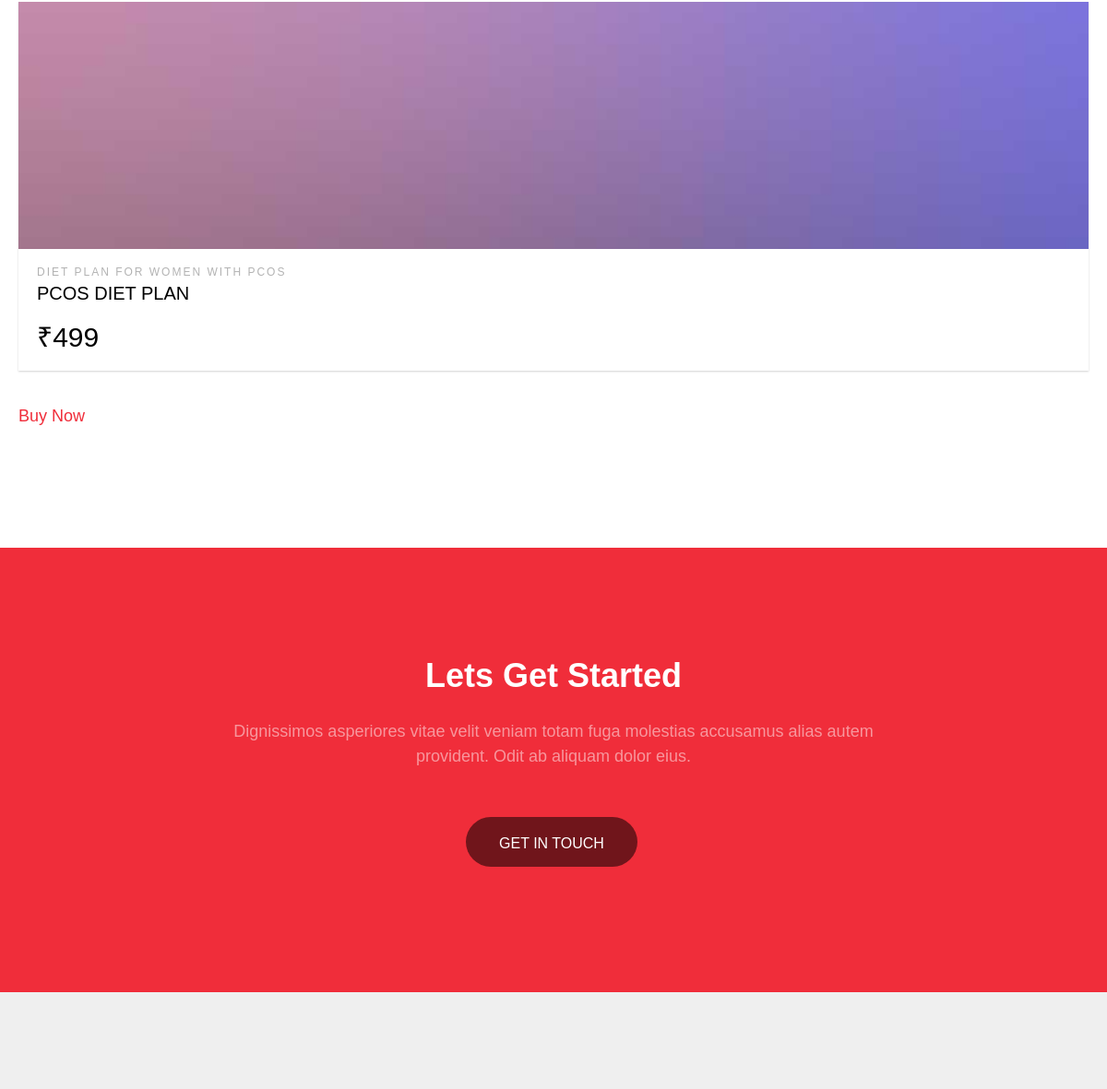
/services/ (middle part), run on an earlier commit of the app's database.
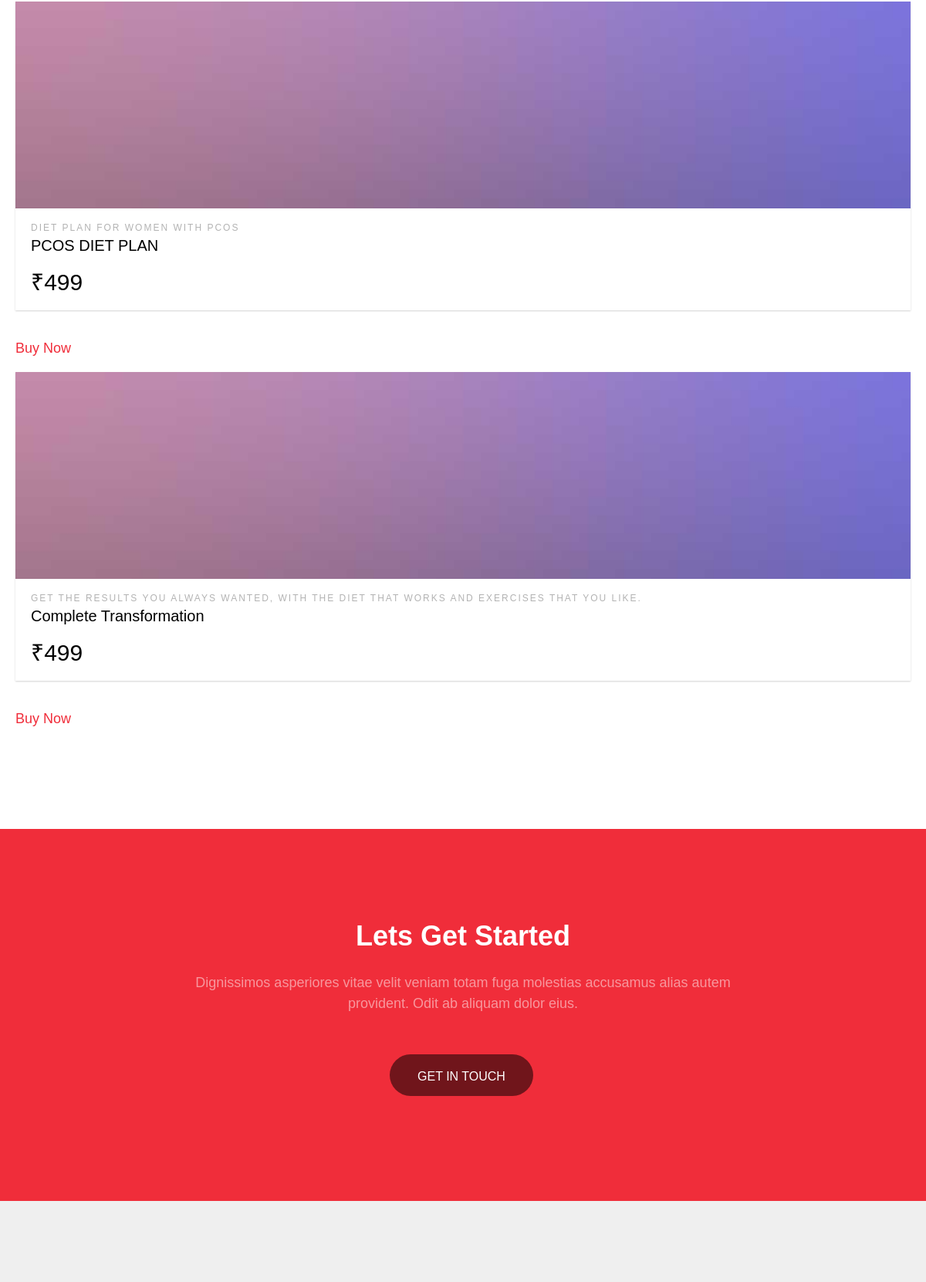
And on a later commit of the database.
### services/models.py (models this page shows, shortened)
class Service(models.Model):
    name = models.CharField(max_length=120, blank=True, null=True)
    price = models.IntegerField(blank=True, null=True)
    des = models.CharField(max_length=500, blank=True, null=True)
    is_enrolled = models.BooleanField(null=True, blank=True, default=False)
    head1 = models.CharField(max_length=120, blank=True, null=True)
    desc1 = models.CharField(max_length=500, blank=True, null=True)
    head2 = models.CharField(max_length=120, blank=True, null=True)
    desc2 = models.CharField(max_length=500, blank=True, null=True)
    head3 = models.CharField(max_length=120, blank=True, null=True)
    desc3 = models.CharField(max_length=500, blank=True, null=True)
    buyLink = models.CharField(max_length=120, blank=True, null=True)
    img = models.ImageField(blank=True, null=True)

### services/views.py (the view)
# urls.py: path('services/', service_view, name='services'),
def service_view(request):
    service = Service.objects.all()
    user = request.user
    context = {
        'title': 'Services',
        'users': user,
        'services': service,
    }
    return render(request, 'services/service.html', context)

### templates/services/service.html (shortened to what this page needs)
{% load static %}
{% include 'base/base.html' %}
{% block content %}
	<div id="page">
<div id="fh5co-project">
	<div class="project-content">
			{% for s in services %}
                <div class="col-forth">
                    <div class="project animate-box" style="background-image: url({% static 'images/project1.jpg'    %})">
                        <a href="{% url 'prod_detail' s.id %}" class="desc">
                            <span>{{ s.des }}</span>
                            <h3>{{ s.name }}</h3>
							 <h2>₹{{ s.price }}</h2>
                        </a>
                    </div>
					<h4><a href="#" class="card-link">Buy Now</a></h4>
                </div>
            {% endfor %}
		</div>
	<div id="fh5co-started">
		<div class="container">
			<div class="row animate-box">
				<div class="col-md-8 col-md-offset-2 text-center fh5co-heading">
					<h2>Lets Get Started</h2>
					<p>Dignissimos asperiores vitae velit veniam totam fuga molestias accusamus alias autem provident. Odit ab aliquam dolor eius.</p>
				</div>
			</div>
			<div class="row animate-box">
				<div class="col-md-8 col-md-offset-2 text-center">
					<p><a href="#" class="btn btn-default btn-lg">Get in Touch</a></p>
				</div>
			</div>
		</div>
	</div>
	<footer id="fh5co-footer" role="contentinfo">
	</footer>
	</div>
	</div>
{% endblock %}

What changed in the data, as far as the page shows it:
added Service: des "GET THE RESULTS YOU ALWAYS WANTED, WITH THE DIET THAT WORKS AND EXERCISES THAT YOU LIKE.", name "Complete Transformation", price "499"
